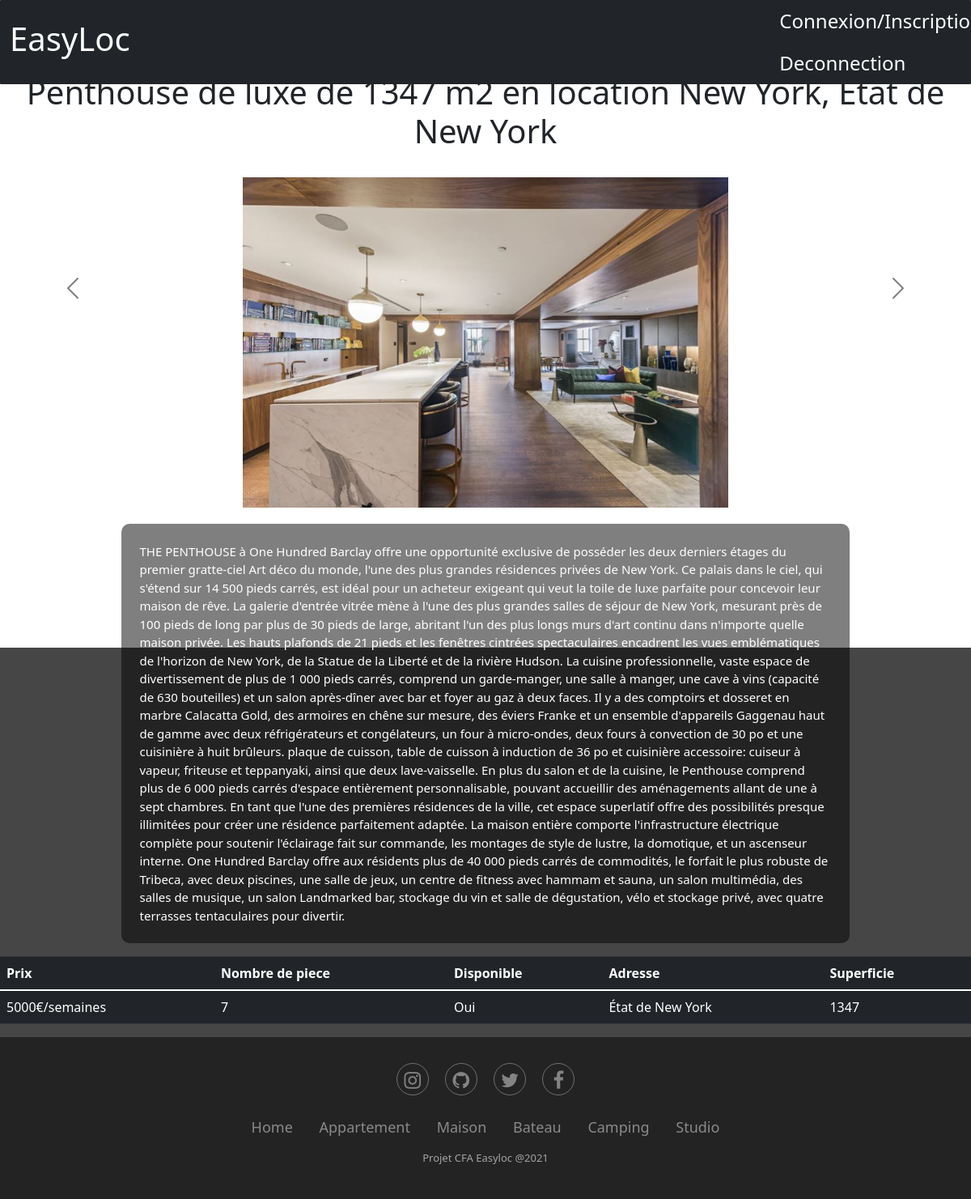
Screenshot of /E4/PHP/penthouse.php?id=1 with the database file from the repository.
### tables this page shows
CREATE TABLE `penthouse` (
  `id` int(11) NOT NULL AUTO_INCREMENT,
  `Titre` varchar(255) NOT NULL,
  `Adresse` varchar(255) NOT NULL,
  `Nb_piece` int(11) NOT NULL,
  `Prix` int(11) NOT NULL,
  `Dispo` tinyint(1) NOT NULL,
  `Image` varchar(255) NOT NULL,
  `Other_image` varchar(255) DEFAULT NULL,
  `Other_image2` varchar(255) DEFAULT NULL,
  `Description` text NOT NULL,
  `Superficie` int(11) DEFAULT NULL,
  PRIMARY KEY (`id`) USING BTREE
);

### E4/PHP/penthouse.php (the view, shortened to what this page needs)
<?php
	include("infoConnection.php");
	$bdd = new PDO("mysql:host=$serverName;dbname=$database;charset=utf8", $user, $password);
	$uid = $_GET["id"];
?>
<!DOCTYPE html>
<html>
<head>
     <link rel="stylesheet" href="https://maxcdn.bootstrapcdn.com/bootstrap/4.0.0-beta/css/bootstrap.min.css">
    <link rel="stylesheet" type="text/css" href="..\css\index.css">
    <link href="https://maxcdn.bootstrapcdn.com/font-awesome/4.6.3/css/font-awesome.min.css" rel="stylesheet">
    <link rel="stylesheet" href="https://maxcdn.bootstrapcdn.com/bootstrap/4.0.0-alpha.2/css/bootstrap.min.css">
    <link href="https://cdn.jsdelivr.net/npm/bootstrap@5.0.0-beta3/dist/css/bootstrap.min.css" rel="stylesheet">
	 <?php include("../include/header.php")?>
</head>
<body>
<div class='justify-content-center1'>
<?php
$request = $bdd->prepare("SELECT * FROM penthouse where id = ?");
	$request->execute(array($uid));
 	while ($data = $request->fetch()){
    if($data["Dispo"] == 1){
      $Disponible ="Oui";
    }else{
      $Disponible="Non";
    }
echo "<div id='carouselExampleControls' class='carousel slide ' data-bs-ride='carousel '>
  <h1 style='text-align: center; padding: 25px;'>".$data['Titre']."</h1>
  <div class='carousel-inner' style='width:50%; margin-left:auto; margin-right:auto; display:block; margin-bottom:20px;'>
    <div class='carousel-item active' >
      <img src='../".$data["Other_image"]."' class='d-block w-100' alt='...''>
    </div>
    <div class='carousel-item'>
      <img src='../".$data["Other_image2"]."' class='d-block w-100' alt='...''>
    </div>
 </div>
<button class='carousel-control-prev' type='button' data-bs-target='#carouselExampleControls'  data-bs-slide='prev'>
    <span class='carousel-control-prev-icon' aria-hidden='true'></span>
    <span class='visually-hidden'>Previous</span>
  </button>
  <button class='carousel-control-next' type='button' data-bs-target='#carouselExampleControls'  data-bs-slide='next'>
    <span class='carousel-control-next-icon' aria-hidden='true'></span>
    <span class='visually-hidden'>Next</span>
  </button>
</div>";
echo"<div id='Description'><p>".$data['Description']."</p></div>";
echo "<div id=infoSup>
    <table class='table table-dark justify-content-center'>
      <thead>
        <tr>
          <th scope='col'>Prix</th>
          <th scope='col'>Nombre de piece</th>
          <th scope='col'>Disponible</th>
          <th scope='col'>Adresse</th>
          <th scope='col'>Superficie</th>
        </tr>
      </thead>
      <tbody>
        <tr>
          <td>".$data['Prix']."€/semaines</td>
          <td>".$data['Nb_piece']."</td>
          <td>".$Disponible."</td>
          <td>".$data['Adresse']."</td>
          <td>".$data['Superficie']."</td>
        </tr>
      </tbody>
</table>
    </div>";
}
?>
        <?php include("../include/footer.php")  ?>
    </div>
</body>
</html>

### E4/css/index.css (style rules this page uses)
.carousel-control-next, .carousel-control-prev { filter: invert(100%); }
.justify-content-center1 { margin-top: 65px !important ; width: 100% ; height: 100% ; margin: 0 auto ; display: flex ; flex-direction: column; }
#Description { width: auto; height: 800px; }
#Description p { font-size: 15px; color: white; background-color: rgba(0, 0, 0, 0.5); border-radius: 10px; margin-right: 15%; padding: 1.5em; margin-left: auto; margin-right: auto; display: block; width: 75%; }
* { margin: 0; padding: 0; box-sizing: border-box; }
html,body { background-image: url(https://images8.alphacoders.com/613/613334.jpg); background-position: 100%; background-repeat: no-repeat; background-attachment: fixed; background-size: cover; background-color: #464646; position: absolute; margin: auto; grid-template-rows: auto 1fr auto; height: 100%; width: 100%; }
p { font-size: clamp(0.1rem,2.5vw,1.8rem); font-size: 0.9rem; }
img { max-width: 100%; }
h1 { font-size: 5em; color: white; }

### rows the page displays
penthouse: Titre "Penthouse de luxe de 1347 m2 en location New York, État de New York", Other_image (picture), Description "THE PENTHOUSE à One Hundred Barclay offre une opportunité exclusive de posséder les deux derniers étages du premier gratte-ciel Art déco du monde, l'une des plus grandes résidences privées de New York. Ce palais dans le ciel, qui s'étend sur 14 500 pieds carrés, est idéal pour un acheteur exigeant qui veut la toile de luxe parfaite pour concevoir leur maison de rêve. La galerie d'entrée vitrée mène à l'une des plus grandes salles de séjour de New York, mesurant près de 100 pieds de long par plus de 30 pieds de large, abritant l'un des plus longs murs d'art continu dans n'importe quelle maison privée. Les hauts plafonds de 21 pieds et les fenêtres cintrées spectaculaires encadrent les vues…", Prix "5000", Nb_piece "7", Dispo "Oui", Adresse "État de New York", Superficie "1347"
